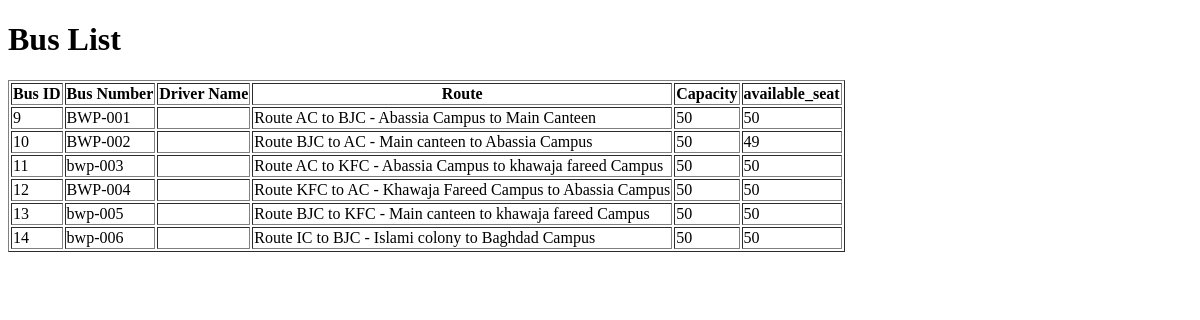
Page /view_bus/ on the earlier database version.
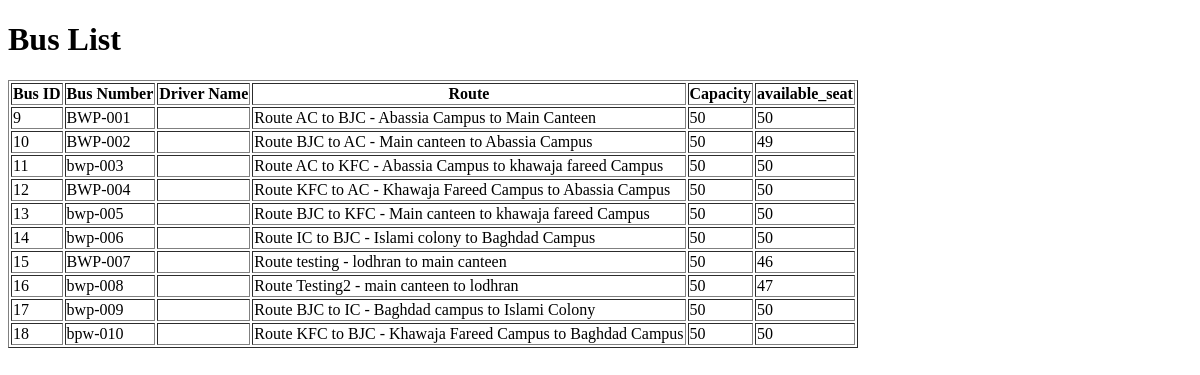
Same page on the later database version.
### busManagement/models.py (models this page shows, shortened)
class Bus(models.Model):
    bus_number = models.CharField(max_length=10, unique=True)
    driver = models.OneToOneField('Driver', on_delete=models.SET_NULL, null=True, blank=True)
    route = models.ForeignKey(Route, on_delete=models.CASCADE, related_name='buses')
    capacity = models.PositiveIntegerField()
    available_seats = models.PositiveIntegerField()
    registered_users = models.ManyToManyField(User, related_name='buses', blank=True)
    departure_time = models.TimeField(default='00:00:00')

class Route(models.Model):
    route_number = models.CharField(max_length=10, unique=True)
    start_location = models.CharField(max_length=100)
    end_location = models.CharField(max_length=100)
    distance = models.FloatField()
    stops = models.TextField(default='')  # comma-separated
    time = models.TimeField(default='00:00:00')
    def __str__(self):
        return f"Route {self.route_number} - {self.start_location} to {self.end_location}"

### busManagement/views.py (the view)
# urls.py: path('view_bus/',views.view_buses,name='view_buses'),
def view_buses(request):
    buses = Bus.objects.all()
    context={'buses': buses}
    return render(request, 'view_buses.html', context)

### templates/view_buses.html (shortened to what this page needs)
<!DOCTYPE html>
<html lang="en">
<head>
</head>
<body>
    <h1>Bus List</h1>
    <table border="1">
        <tr>
            <th>Bus ID</th>
            <th>Bus Number</th>
            <th>Driver Name</th>
            <th>Route</th>
            <th>Capacity</th>
            <th>available_seat</th>
        </tr>
        {% for bus in buses %}
        <tr>
            <td>{{ bus.id }}</td>
            <td>{{ bus.bus_number }}</td>
            <td>{{ bus.driver_name }}</td>
            <td>{{ bus.route}}</td>
            <td>{{ bus.capacity }}</td>
            <td>{{ bus.available_seats }}</td>
        </tr>
        {% endfor %}
    </table>
</body>
</html>

Differences in the rows shown:
added Bus: id "15", bus_number "BWP-007", route "Route testing - lodhran to main canteen", capacity "50", available_seats "46"
added Bus: id "16", bus_number "bwp-008", route "Route Testing2 - main canteen to lodhran", capacity "50", available_seats "47"
added Bus: id "17", bus_number "bwp-009", route "Route BJC to IC - Baghdad campus to Islami Colony", capacity "50", available_seats "50"
added Bus: id "18", bus_number "bpw-010", route "Route KFC to BJC - Khawaja Fareed Campus to Baghdad Campus", capacity "50", available_seats "50"
